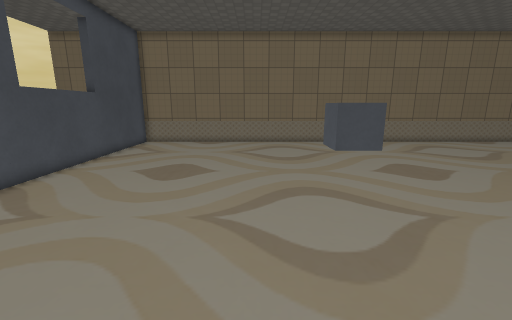
View 1 (above)

12 first-person views from a walk through a Godot game level. The camera is 1.5 m above the floor, tilts 12° down and sees 90° across. The floor is counted in squares, 0.5 m on a side. Each view is taken from the middle of a square. On the plan, view 1 faces up. The plan holds only what a view shows up to about 19 squares ahead; the rest is blank. The place goes on beyond the plan. Some surface patterns are stand-ins.

View 2
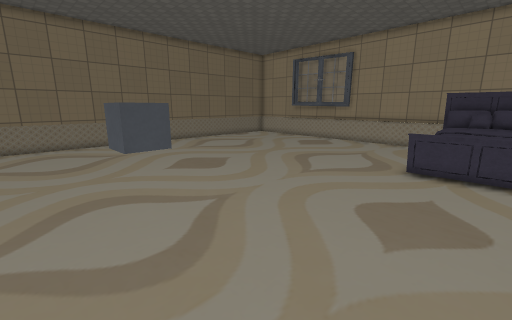

View 3
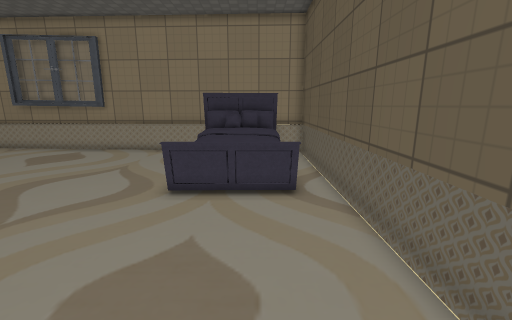

View 4
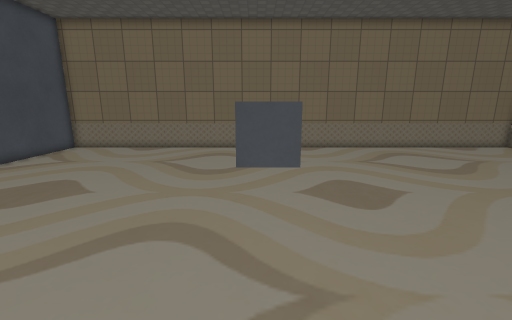

View 5
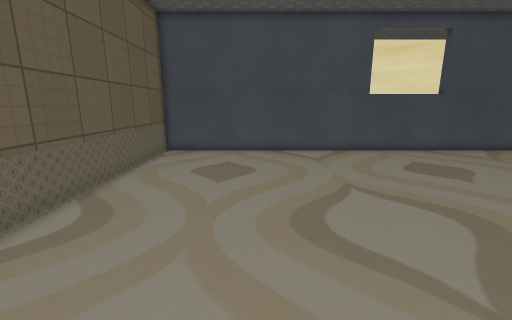

View 6
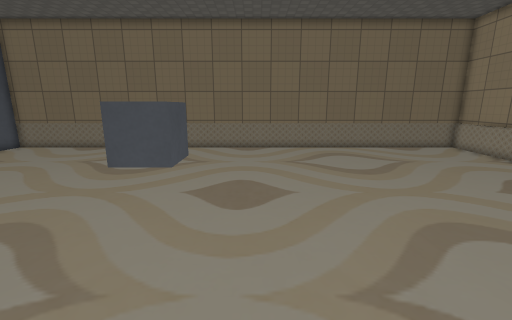

View 7
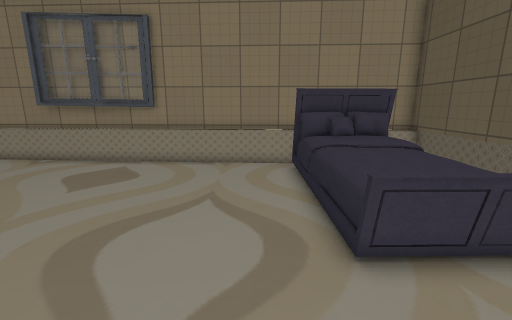

View 8
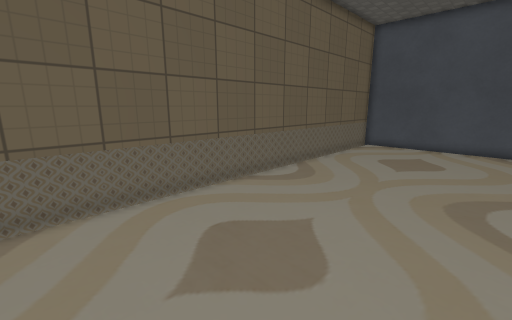

View 9
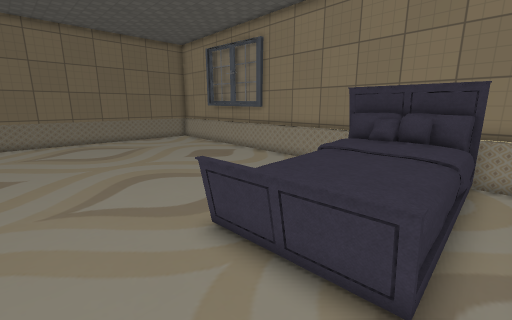

View 10
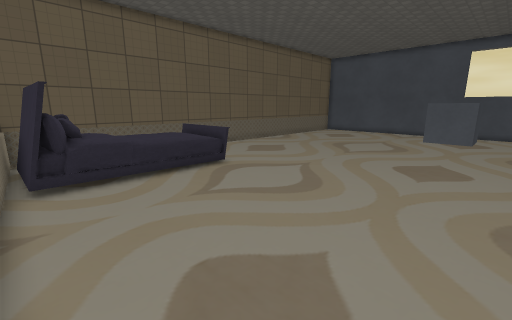

View 11
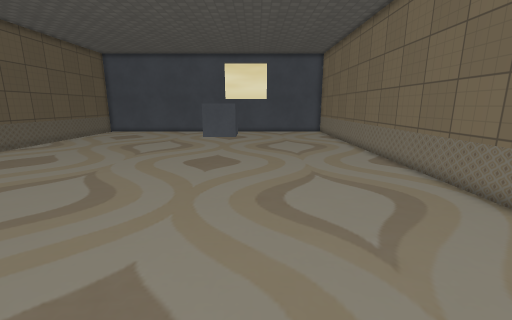

View 12
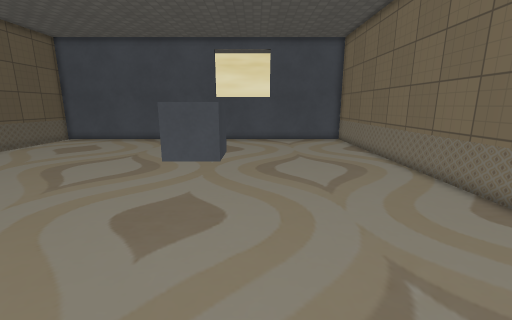

### Floor plan
Key: @ floor where view 1 was taken; # wall or solid block; . main floor; : floor 0.75 m higher than the main floor; / step, stairs or slope; = window, fence, low wall or low ledge; ^ raised ledge; T thing the floor can be seen under or through; B bed.
Columns run from 9 left of view 1 to 23 right of it. Each row starts with its distance up from view 1.
 22 #################################
 21 #..............................=#
 20 #..............................##
 19 #..............................##
 18 #..............................#
 17 #..............................#
 16 #..............................#
 15 #..............................#
 14 #..............................#
 13 #............TT................#
 12 #...........T T................#
 11 #...........TTT................#
 10 #..............................#
  9 #..............................#
  8 #..............................#
  7 #.............................=#
  6 #.............................=#
  5 #.............................=#
  4 #.............................=#
  3 #....................B///BBBBB=#
  2 #....................B:      B=#
  1 #....................B:      B=#
  0 #........@...........B:      B=#
 -1 #.....................::://::B=#
 -2 #.............................^#
 -3 ################################

Positions as (right, up) in squares from view 1, and headings:
1: (0, 0), facing up
2: (0, 0), facing up-right
3: (4, 0), facing right
4: (4, 3), facing up
5: (8, 3), facing left
6: (8, 3), facing up
7: (8, 5), facing right
8: (11, 5), facing down-left
9: (9, -2), facing up-right
10: (21, 14), facing down-left
11: (21, 14), facing left
12: (14, 14), facing left
